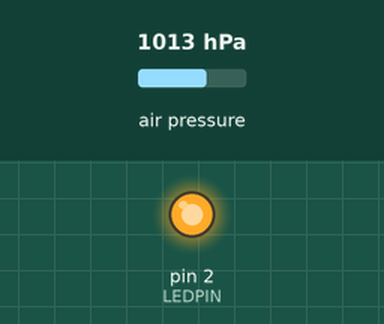
A sketch run on a simulated Arduino Uno, built with avr-gcc and run on an emulated ATmega328P. Parts: output pins drawn as LEDs (lit = HIGH). The test bench sets the inputs (shaded band); at power-on: air pressure 1013 hPa. Storage starts empty; what the sketch prints to the serial monitor is not drawn.

Above: at 0.1 s.
At 6.0 s:
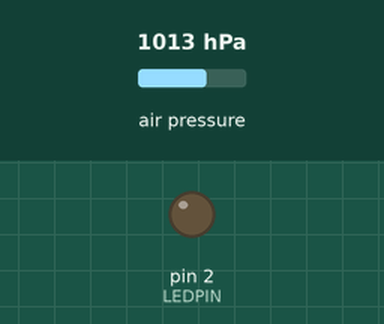
Timing chart, 0 to 7.5 s (numbered marks = the images above):
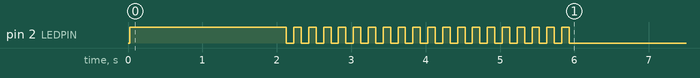

The sketch:

env2.ino
```cpp
#include <Wire.h>
#include <SPI.h>

#include <Adafruit_Sensor.h>
#include <Adafruit_BME280.h>
#include <SD.h>
File file;

//for faster prints
#define pr(msg) Serial.print(msg)
#define prln(msg) Serial.println(msg)
#define USE_SD true

//if you need to read altitude,you need to know the sea level pressure
#define SEALEVELPRESSURE_HPA (1013.25)

//This Macro definition decide whether you use I2C or SPI
//When USEIIC is 1 means use I2C interface, When it is 0,use SPI interface
#define USEIIC 1
#define LEDPIN 2


/*
This Demo is tested on UNO PLUS
SPI:
SPI_SCK:  D13
SPI_MISO: D12
SPI_MOSI: D11
SPI_CS:   D10

I2C:
I2C_SCL:  A5
I2C_SDA:  A4
the default I2C address is 0x77, you can change it in Adafruit_BME280.h
*/

#if(USEIIC)
  Adafruit_BME280 bme;
#else
  #define SPI_SCK 13
  #define SPI_MISO 12
  #define SPI_MOSI 11
  #define SPI_CS 10
  Adafruit_BME280 bme(SPI_CS, SPI_MOSI, SPI_MISO, SPI_SCK);
#endif

unsigned long delayTime;
int counter;
float sum;
float start_time;
float last_alt;


void setup() {

    Serial.begin(9600);
    Serial.println("program initiating");
    pinMode(LEDPIN, OUTPUT);
    bool rslt;
    rslt = bme.begin();
    if (!rslt) {
        Serial.println("Init Fail,Please Check your address or the wire you connected!!!");
        while (1);
    }

    Serial.println("bme Init Success");
    if(USE_SD){
      if (!SD.begin(10)){
        Serial.println("sd failure");
        while(1);
      }
      file = SD.open("pre.txt", FILE_WRITE);
      if(file){
        Serial.println("success file");
        digitalWrite(LEDPIN, HIGH);
        delay(2000);
        file.println("------------NEW READING------------");
      }
      else{
        Serial.print("file failure");
        while(1);
      }
    }
    deployChute(false);

    counter = 0;
    sum = 0;
    start_time = millis();
    last_alt = bme.readAltitude(SEALEVELPRESSURE_HPA);

    //update_altitude(&counter, &sum, &last_alt, &start_time);
}

void loop() {
    Serial.print("  loop counter: ");
    Serial.println(counter);
    update_altitude();
    delay(20);
}

void update_altitude() {
    Serial.println("updating altitude");
    float altitude = bme.readAltitude(SEALEVELPRESSURE_HPA);
    Serial.print("altitude: ");
    Serial.println(altitude);
    if(millis()-start_time >3000){ //if it's been more than 3 seconds
      // show the average value of the altitude over 1 sec
      pr("counter: ");
      prln(counter);
      counter += 1;
      Serial.println(counter);
      float avg = sum/(counter);
      pr("current altitude average: ");
      pr(avg);
      pr(" diff with last: ");
      float diff = avg-last_alt;
      prln(diff);

      if(USE_SD){
        //log to sd
        file.print("current: ");
        file.print(avg);
        file.print(", diff");
        file.println(diff);
      }


      // then, if there has been at least a meter of drop, deploy parachute
      if(diff < -0.5){
        deployChute(true);
      }

      //when all this is done, indicate what counter was at, update last_alt (=alt) reset counter, start_time, avg
      pr("previous counter number: ");
      pr(counter);
      delay(2000);

      last_alt = avg;
      counter = 1;
      start_time = millis();
      sum = 0;

    }

    //update the altitude avg, then counter
    sum += altitude;
    counter += 1;

/*
    pr(" sum/counter, last avg, sum, counter");
    pr(*sum/(*counter));
    pr(" ");
    pr(*last_alt);
    pr(" ");
    pr(*sum);
    pr(" ");
    prln(*counter);
    */
}

void deployChute(bool c){

  if(USE_SD){
    file.println("############CHUTE DEPLOY###############");
     if(c){
      file.close();
      Serial.print("closed");
      digitalWrite(LEDPIN, HIGH);
      while(1);
    }
  }
  for(int i=0; i<20; i++){
      Serial.println("deploying ");
      digitalWrite(LEDPIN, HIGH);   // turn the LED on (HIGH is the voltage level)
      delay(100);                       // wait for a second
      digitalWrite(LEDPIN, LOW);    // turn the LED off by making the voltage LOW
      delay(100);
  }
}
```
